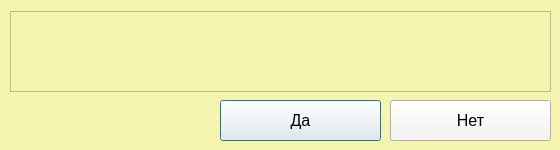
<?xml version="1.0" encoding="UTF-8"?>
<ui version="4.0">
 <class>Dialog</class>
 <widget class="QDialog" name="Dialog">
  <property name="geometry">
   <rect>
    <x>0</x>
    <y>0</y>
    <width>560</width>
    <height>150</height>
   </rect>
  </property>
  <property name="windowTitle">
   <string>Dialog</string>
  </property>
  <property name="styleSheet">
   <string notr="true">background-color: rgb(245, 245, 175)</string>
  </property>
  <widget class="QPushButton" name="OKbutton">
   <property name="geometry">
    <rect>
     <x>220</x>
     <y>100</y>
     <width>161</width>
     <height>41</height>
    </rect>
   </property>
   <property name="styleSheet">
    <string notr="true">font-size: 16px;
font: &quot;Yu Gothic UI Semibold&quot;;
background-color: rgb(245, 245, 245)</string>
   </property>
   <property name="text">
    <string>Да</string>
   </property>
  </widget>
  <widget class="QTextBrowser" name="text">
   <property name="geometry">
    <rect>
     <x>10</x>
     <y>11</y>
     <width>541</width>
     <height>81</height>
    </rect>
   </property>
   <property name="styleSheet">
    <string notr="true">color: rgb(0, 0, 0);
font-size: 16px;
font: &quot;Arial Black&quot;;</string>
   </property>
   <property name="html">
    <string>&lt;!DOCTYPE HTML PUBLIC &quot;-//W3C//DTD HTML 4.0//EN&quot; &quot;http://www.w3.org/TR/REC-html40/strict.dtd&quot;&gt;
&lt;html&gt;&lt;head&gt;&lt;meta name=&quot;qrichtext&quot; content=&quot;1&quot; /&gt;&lt;style type=&quot;text/css&quot;&gt;
p, li { white-space: pre-wrap; }
&lt;/style&gt;&lt;/head&gt;&lt;body style=&quot; font-family:'MS Shell Dlg 2'; font-size:16px; font-weight:400; font-style:normal;&quot;&gt;
&lt;p align=&quot;center&quot; style=&quot;-qt-paragraph-type:empty; margin-top:0px; margin-bottom:0px; margin-left:0px; margin-right:0px; -qt-block-indent:0; text-indent:0px;&quot;&gt;&lt;br /&gt;&lt;/p&gt;&lt;/body&gt;&lt;/html&gt;</string>
   </property>
  </widget>
  <widget class="QPushButton" name="CancelButton">
   <property name="geometry">
    <rect>
     <x>390</x>
     <y>100</y>
     <width>161</width>
     <height>41</height>
    </rect>
   </property>
   <property name="styleSheet">
    <string notr="true">font-size: 16px;
font: &quot;Yu Gothic UI Semibold&quot;;
background-color: rgb(245, 245, 245)</string>
   </property>
   <property name="text">
    <string>Нет</string>
   </property>
  </widget>
  <widget class="QLabel" name="error">
   <property name="geometry">
    <rect>
     <x>10</x>
     <y>110</y>
     <width>201</width>
     <height>21</height>
    </rect>
   </property>
   <property name="styleSheet">
    <string notr="true">color: red;
font-size: 16px;
font: 16pt &quot;Franklin Gothic Demi&quot;;</string>
   </property>
   <property name="text">
    <string/>
   </property>
   <property name="alignment">
    <set>Qt::AlignCenter</set>
   </property>
  </widget>
 </widget>
 <resources/>
 <connections/>
</ui>
